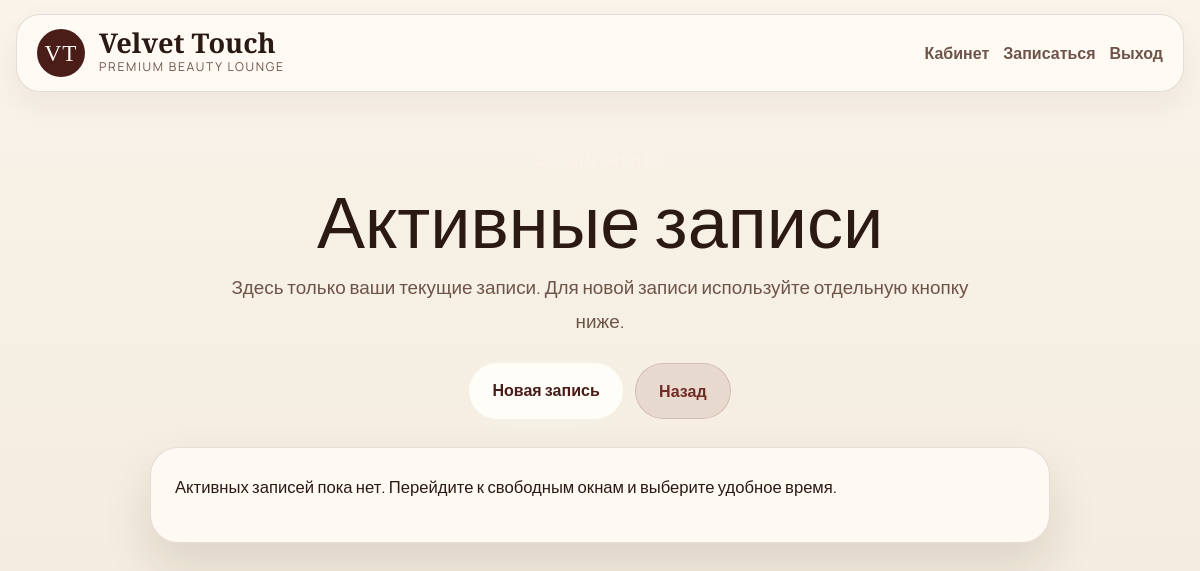
Before: /appointments (signed in) with the older database file.
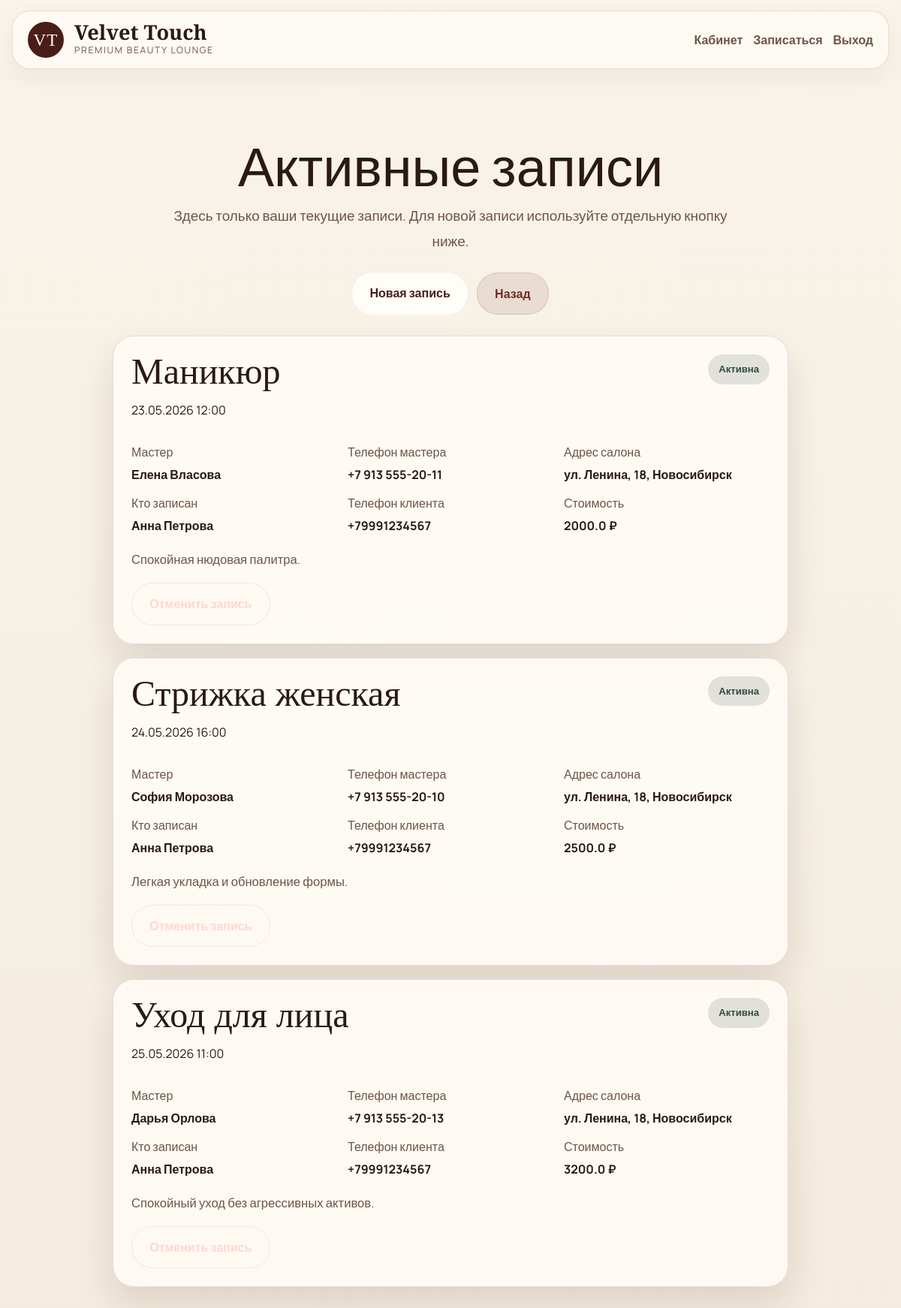
After: the same page with the newer database file.
### models.py (models this page shows)
class Appointment(db.Model):
    __tablename__ = "appointments"
    id = db.Column(db.Integer, primary_key=True)
    client_id = db.Column(db.Integer, db.ForeignKey("users.id"))
    service_id = db.Column(db.Integer, db.ForeignKey("services.id"))
    master_id = db.Column(db.Integer, db.ForeignKey("masters.id"))
    start_time = db.Column(db.DateTime, nullable=False)
    status = db.Column(db.String(20), default="active")
    booked_by_name = db.Column(db.String(120))
    booked_by_phone = db.Column(db.String(30))
    notes = db.Column(db.Text)
    bonus_spent = db.Column(db.Integer, default=0)
    service = db.relationship("Service")

class Service(db.Model):
    __tablename__ = "services"
    id = db.Column(db.Integer, primary_key=True)
    name = db.Column(db.String(100), nullable=False)
    duration = db.Column(db.Integer, nullable=False)
    price = db.Column(db.Float, nullable=False)
    description = db.Column(db.Text)

class Master(db.Model):
    __tablename__ = "masters"
    id = db.Column(db.Integer, primary_key=True)
    name = db.Column(db.String(100), nullable=False)
    specialty = db.Column(db.String(120), nullable=False)
    phone = db.Column(db.String(20), nullable=False)
    address = db.Column(db.String(180), nullable=False)
    bio = db.Column(db.Text)
    photo_filename = db.Column(db.String(120))
    slots = db.relationship("Slot", backref="master", lazy="dynamic")
    appointments = db.relationship("Appointment", backref="master", lazy="dynamic")

### app.py (the view)
@app.route("/appointments")
@login_required
def appointments():
    if current_user.is_admin:
        return redirect(url_for("admin_dashboard"))
    items = Appointment.query.filter(
        Appointment.client_id == current_user.id,
        Appointment.status == "active",
        Appointment.start_time > datetime.now(),
    ).order_by(Appointment.start_time.asc()).all()
    return render_template("appointments.html", appointments=items)

### app.py (called while the page is built)
@login_manager.user_loader
def load_user(user_id):
    return db.session.get(User, int(user_id))

@app.context_processor
def inject_global_context():
    return {
        "now": datetime.now(),
        "salon_name": SALON_NAME,
        "media_url": media_url,
        "service_image_url": service_image_url,
        "new_service_names": {"Ламинирование ресниц", "SPA-ритуал для волос"},
    }

### templates/appointments.html (shortened to what this page needs)
{% extends "base.html" %}
{% block content %}
<section class="simple-center-shell shell narrow-shell">
    <span class="eyebrow">Appointments</span>
    <h1>Активные записи</h1>
    <p class="center-subtitle">Здесь только ваши текущие записи. Для новой записи используйте отдельную кнопку ниже.</p>
    <div class="center-inline-actions">
        <a class="btn btn-primary" href="{{ url_for('free_slots') }}">Новая запись</a>
        <a class="btn btn-dark-soft" href="{{ url_for('dashboard') }}">Назад</a>
    </div>
</section>
<section class="shell detail-stack narrow-shell">
    {% if appointments %}
        {% for appt in appointments %}
            <article class="detail-card">
                <div class="detail-card-head">
                    <div>
                        <h2>{{ appt.service.name }}</h2>
                        <p>{{ appt.start_time.strftime('%d.%m.%Y %H:%M') }}</p>
                    </div>
                    <span class="status-pill active">Активна</span>
                </div>
                <div class="detail-grid">
                    <div><span>Мастер</span><strong>{{ appt.master.name }}</strong></div>
                    <div><span>Телефон мастера</span><strong>{{ appt.master.phone }}</strong></div>
                    <div><span>Адрес салона</span><strong>{{ appt.master.address }}</strong></div>
                    <div><span>Кто записан</span><strong>{{ appt.booked_by_name }}</strong></div>
                    <div><span>Телефон клиента</span><strong>{{ appt.booked_by_phone }}</strong></div>
                    <div><span>Стоимость</span><strong>{{ appt.service.price }} ₽</strong></div>
                </div>
                {% if appt.notes %}
                    <p class="detail-note">{{ appt.notes }}</p>
                {% endif %}
                <form method="POST" action="{{ url_for('cancel_appointment', appointment_id=appt.id) }}">
                    <button class="btn btn-outline-danger" type="submit">Отменить запись</button>
                </form>
            </article>
        {% endfor %}
    {% else %}
        <article class="clean-card">
            <p class="muted-paragraph">Активных записей пока нет. Перейдите к свободным окнам и выберите удобное время.</p>
        </article>
    {% endif %}
</section>
{% endblock %}

### templates/base.html (shortened to what this page needs)
<!DOCTYPE html>
<html lang="ru">
<head>
    <link href="https://cdn.jsdelivr.net/npm/bootstrap@5.3.3/dist/css/bootstrap.min.css" rel="stylesheet">
    <link rel="stylesheet" href="https://cdn.jsdelivr.net/npm/bootstrap-icons@1.11.3/font/bootstrap-icons.min.css">
    <link rel="stylesheet" href="{{ url_for('static', filename='css/style.css') }}">
</head>
<body class="{% block body_class %}site-body{% endblock %}">
    <nav class="site-nav">
        <div class="shell nav-inner">
            <a class="brand-link" href="{{ url_for('index') }}">
                <span class="brand-mark">VT</span>
                <span>
                    <strong>{{ salon_name }}</strong>
                    <small>Premium beauty lounge</small>
                </span>
            </a>
            <div class="nav-links">
                {% if current_user.is_authenticated %}
                    {% if current_user.is_admin %}
                        <a href="{{ url_for('admin_dashboard') }}">Админка</a>
                    {% else %}
                        <a href="{{ url_for('dashboard') }}">Кабинет</a>
                        <a href="{{ url_for('free_slots') }}">Записаться</a>
                    {% endif %}
                    <a href="{{ url_for('logout') }}">Выход</a>
                {% else %}
                    <a href="{{ url_for('login') }}">Вход</a>
                    <a class="nav-cta" href="{{ url_for('register') }}">Записаться</a>
                {% endif %}
            </div>
        </div>
    </nav>
    <main class="page-shell">
        {% block content %}{% endblock %}
    </main>
</body>
</html>

Changed rows visible on the page:
added Appointment: service.name "Маникюр", start_time "23.05.2026 12:00", master.name "Елена Власова", master.phone "+7 913 555-20-11", master.address "ул. Ленина, 18, Новосибирск", booked_by_name "Анна Петрова", booked_by_phone "+79991234567", service.price "2000.0", notes "Спокойная нюдовая палитра."
added Appointment: service.name "Стрижка женская", start_time "24.05.2026 16:00", master.name "София Морозова", master.phone "+7 913 555-20-10", master.address "ул. Ленина, 18, Новосибирск", booked_by_name "Анна Петрова", booked_by_phone "+79991234567", service.price "2500.0", notes "Легкая укладка и обновление формы."
added Appointment: service.name "Уход для лица", start_time "25.05.2026 11:00", master.name "Дарья Орлова", master.phone "+7 913 555-20-13", master.address "ул. Ленина, 18, Новосибирск", booked_by_name "Анна Петрова", booked_by_phone "+79991234567", service.price "3200.0", notes "Спокойный уход без агрессивных активов."
Other visible differences:
text no longer shown: "Активных записей пока нет. Перейдите к свободным окнам и выберите удобное время."
